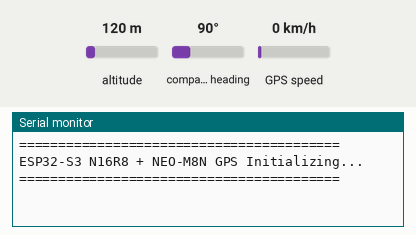
The sketch below on a simulated ESP32-S3. Parts: the last lines printed to the serial monitor. The test bench sets the inputs (shaded band); at power-on: altitude 120 m, compass heading 90°, GPS speed 0 km/h. The GPS gets a fix after 3 s at 37.7749, -122.4194 with 8 satellites.

Above: at 2.2 s.
2.3 s: altitude set to 20 m
At 3.5 s:
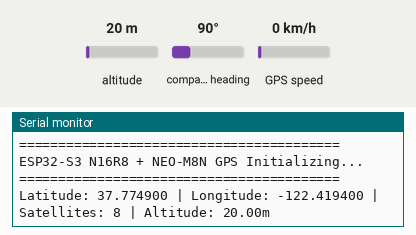
5.5 s: altitude set to 250 m
At 6.8 s:
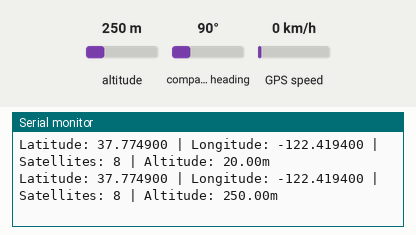

Measured:
- after the input at 2.3 s, the serial monitor: prints a new line after 0.72 s (image 1)
- after the input at 5.5 s, the serial monitor: prints a new line after 0.52 s (image 2)

The sketch:

gps_module_test_code.ino
```cpp
#include <TinyGPS++.h>

// Hardware UART Pins for ESP32-S3 N16R8
#define RXD1 18  // ESP32-S3 RX pin -> Connect to NEO-M8N TX
#define TXD1 17  // ESP32-S3 TX pin -> Connect to NEO-M8N RX

TinyGPSPlus gps;

void setup() {
  // Serial Monitor Baud Rate
  Serial.begin(115200);
  delay(1000); // Small pause for Serial initialization

  // Start Serial1 communication with GPS module at 9600 baud
  Serial1.begin(9600, SERIAL_8N1, RXD1, TXD1);

  Serial.println("=========================================");
  Serial.println("ESP32-S3 N16R8 + NEO-M8N GPS Initializing...");
  Serial.println("=========================================");
}

void loop() {
  // Feed incoming GPS data to TinyGPSPlus parser
  while (Serial1.available() > 0) {
    gps.encode(Serial1.read());
  }

  // Display location details once valid sentences are processed
  if (gps.location.isUpdated()) {
    displayGPSInfo();
  }

  // Warning check if no data is received on GPIO 18
  if (millis() > 5000 && gps.charsProcessed() < 10) {
    Serial.println("[Warning] No GPS data detected. Check VCC/GND power and TX/RX wiring!");
    delay(2000);
  }
}

void displayGPSInfo() {
  Serial.print("Latitude: ");
  Serial.print(gps.location.lat(), 6);
  Serial.print(" | Longitude: ");
  Serial.print(gps.location.lng(), 6);

  Serial.print(" | Satellites: ");
  if (gps.satellites.isValid()) {
    Serial.print(gps.satellites.value());
  } else {
    Serial.print("0");
  }

  Serial.print(" | Altitude: ");
  if (gps.altitude.isValid()) {
    Serial.print(gps.altitude.meters());
    Serial.println("m");
  } else {
    Serial.println("N/A");
  }
}
```
